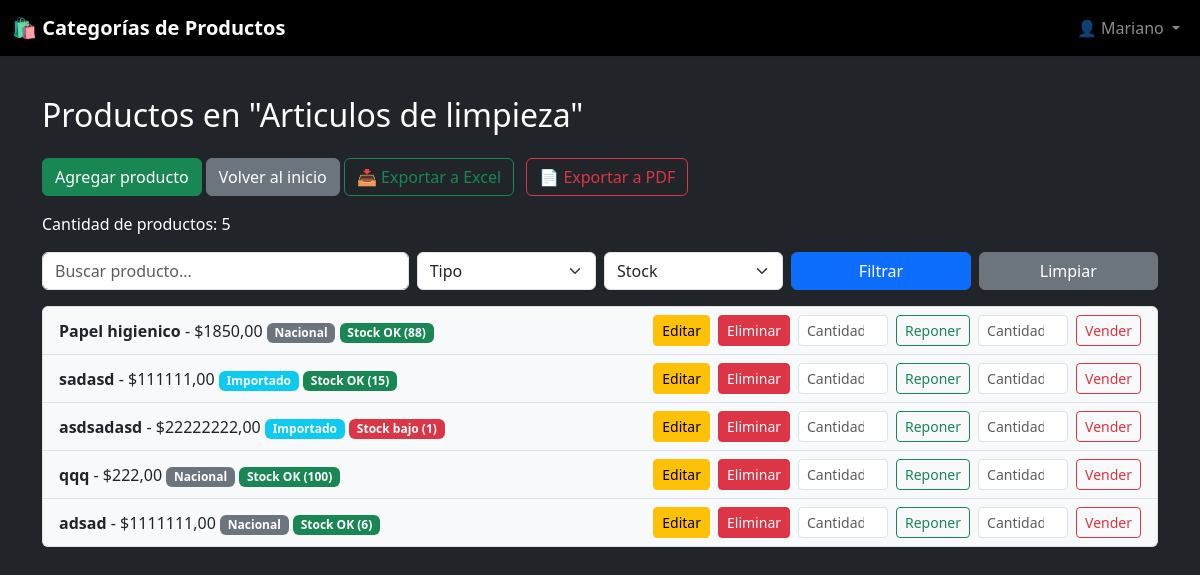
The page /categoria/1/ (signed in) on the database as committed earlier.
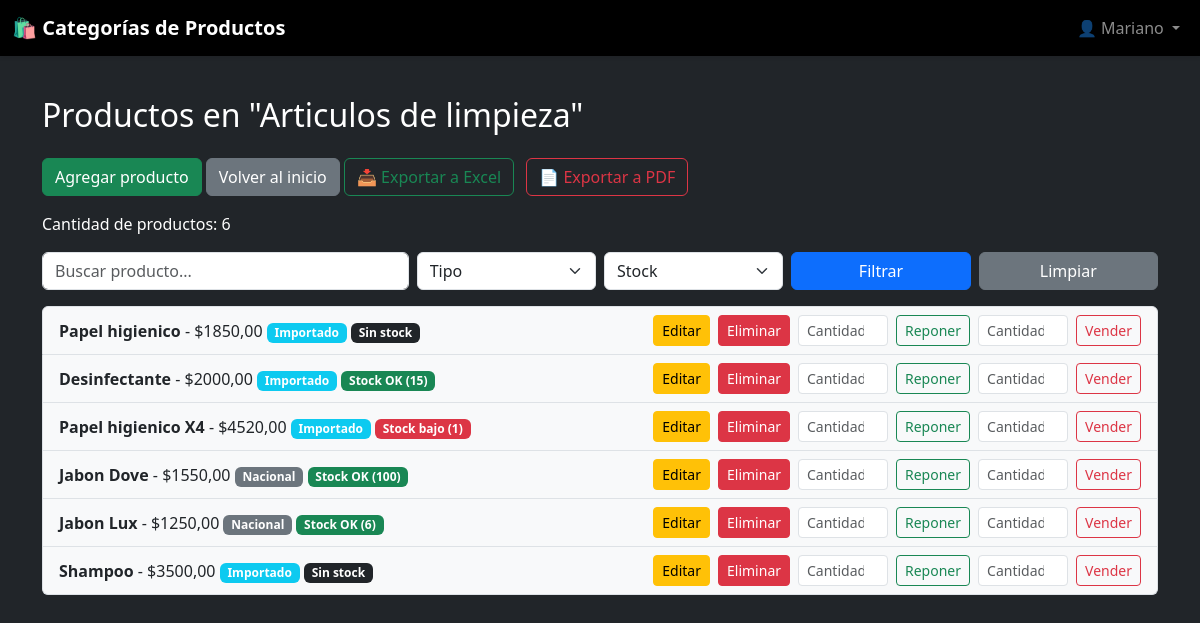
The same page on the database as committed later.
### control_productos/models.py (models this page shows, shortened)
class Categoria(models.Model):
    nombre = models.CharField(max_length=50)
    imagen = models.ImageField(upload_to='categorias/', null=True, blank=True)

class Producto(models.Model):
    nombre = models.CharField(max_length=100)
    precio = models.DecimalField(max_digits=10, decimal_places=2)
    importado = models.BooleanField(default=False)

### control_productos/views.py (the view)
# urls.py: path('categoria/<int:categoria_id>/', views.productos_por_categoria, name='productos_por_categoria'),
@login_required
def productos_por_categoria(request, categoria_id):
    categoria = get_object_or_404(Categoria, id=categoria_id)
    productos = Producto.objects.filter(categoria=categoria)
    q = request.GET.get('q')
    tipo = request.GET.get('tipo')
    stock = request.GET.get('stock')
    if q:
        productos = productos.filter(
            Q(nombre__icontains=q) |
            Q(precio__icontains=q)
        )
    if tipo == 'importado':
        productos = productos.filter(importado=True)
    elif tipo == 'nacional':
        productos = productos.filter(importado=False)
    if stock == 'sin':
        productos = productos.filter(stock=0)
    elif stock == 'bajo':
        productos = productos.filter(stock__lte=5, stock__gt=0)
    return render(request, 'control_productos/productos_por_categoria.html', {
        'categoria': categoria,
        'productos': productos
    })

### control_productos/templates/control_productos/productos_por_categoria.html (shortened to what this page needs)
{% extends 'control_productos/base.html' %}
{% block content %}
<h2 class="mb-4">Productos en "{{ categoria.nombre }}"</h2>
<a href="{% url 'agregar_producto_categoria' categoria.id %}" class="btn btn-success mb-3">Agregar producto</a>
<a href="{% url 'inicio' %}" class="btn btn-secondary mb-3">Volver al inicio</a>
<a href="{% url 'exportar_excel' categoria.id %}?tipo={{ request.GET.tipo }}&stock={{ request.GET.stock }}" class="btn btn-outline-success mb-3">
    📥 Exportar a Excel
</a>
<a href="{% url 'exportar_pdf' categoria.id %}?tipo={{ request.GET.tipo }}&stock={{ request.GET.stock }}" class="btn btn-outline-danger mb-3 ms-2">
    📄 Exportar a PDF
</a>
<p class="text-white">Cantidad de productos: {{ productos|length }}</p>
<form method="get" class="row g-2 mb-3">
    <div class="col-md-4">
        <input type="text" name="q" placeholder="Buscar producto..." class="form-control" value="{{ request.GET.q }}">
    </div>
    <div class="col-md-2">
        <select name="tipo" class="form-select">
            <option value="">Tipo</option>
        </select>
    </div>
    <div class="col-md-2">
        <select name="stock" class="form-select">
            <option value="">Stock</option>
        </select>
    </div>
    <div class="col-md-2">
        <button type="submit" class="btn btn-primary w-100">Filtrar</button>
    </div>
    <div class="col-md-2">
        <a href="{% url 'productos_por_categoria' categoria.id %}" class="btn btn-secondary w-100">Limpiar</a>
    </div>
</form>
{% if productos %}
    <ul class="list-group">
        {% for producto in productos %}
            <li class="list-group-item bg-light text-dark">
                <div class="d-flex justify-content-between align-items-center">
                    <div>
                        <strong>{{ producto.nombre }}</strong> - ${{ producto.precio }}
                        {% if producto.importado %}
                            <span class="badge bg-info">Importado</span>
                        {% else %}
                            <span class="badge bg-secondary">Nacional</span>
                        {% endif %}
                        {% if producto.stock == 0 %}
                            <span class="badge bg-dark">Sin stock</span>
                        {% elif producto.stock <= 5 %}
                            <span class="badge bg-danger">Stock bajo ({{ producto.stock }})</span>
                        {% else %}
                            <span class="badge bg-success">Stock OK ({{ producto.stock }})</span>
                        {% endif %}
                    </div>
                    <div class="d-flex align-items-center">
                        <a href="{% url 'editar_producto' producto.pk %}" class="btn btn-sm btn-warning me-2">Editar</a>
                        <a href="{% url 'eliminar_producto' producto.pk %}" class="btn btn-sm btn-danger me-2">Eliminar</a>
                        <form method="post" action="{% url 'reponer_stock' producto.id %}" class="d-flex align-items-center me-2">
                            <input type="number" name="cantidad" min="1" placeholder="Cantidad"
                                   class="form-control form-control-sm me-2" style="width: 90px;">
                            <button type="submit" class="btn btn-sm btn-outline-success">Reponer</button>
                        </form>
                        <form method="post" action="{% url 'vender_stock' producto.id %}" class="d-flex align-items-center">
                            <input type="number" name="cantidad" min="1" placeholder="Cantidad"
                                   class="form-control form-control-sm me-2" style="width: 90px;">
                            <button type="submit" class="btn btn-sm btn-outline-danger">Vender</button>
                        </form>
                    </div>
                </div>
            </li>
        {% endfor %}
    </ul>
{% else %}
    <div class="alert alert-warning">No hay productos en esta categoría.</div>
{% endif %}
{% endblock %}

### control_productos/templates/control_productos/base.html (shortened to what this page needs)
<!DOCTYPE html>
<html lang="es">
<head>
    <link href="https://cdn.jsdelivr.net/npm/bootstrap@5.3.3/dist/css/bootstrap.min.css" rel="stylesheet">
</head>
<body class="bg-dark text-white">
<nav class="navbar navbar-expand-lg navbar-dark bg-black fixed-top shadow-sm">
    <div class="container-fluid">
        <a class="navbar-brand fw-bold" href="{% url 'inicio' %}">🛍️ Categorías de Productos</a>
        <div class="collapse navbar-collapse justify-content-end" id="navbarContent">
            <ul class="navbar-nav align-items-center">
                {% if user.is_authenticated %}
                    <li class="nav-item dropdown">
                        <a class="nav-link dropdown-toggle" href="#" role="button" data-bs-toggle="dropdown">
                            👤 {{ user.username|title }}
                        </a>
                    </li>
                {% else %}
                    <li class="nav-item">
                        <a class="nav-link" href="{% url 'login' %}">🔐 Iniciar sesión</a>
                    </li>
                {% endif %}
            </ul>
        </div>
    </div>
</nav>
<div class="container mt-5 pt-5">
    {% block content %}{% endblock %}
</div>
</body>
</html>

### control_productos/templates/control_productos/base.html (style rules this page uses)
body { background-color: #121212; color: #ffffff; }
.btn, .form-control { transition: all 0.2s ease-in-out; }
.navbar { transition: background-color 0.3s ease; }

Rows that differ between the two databases and show on the page:
changed Producto "Papel higienico": stock "88" → (not shown); importado "Nacional" → "Importado"; stock "Stock OK ( )" → "Sin stock"
changed Producto: nombre "sadasd" → "Desinfectante"; precio "111111,00" → "2000,00"
changed Producto: nombre "asdsadasd" → "Papel higienico X4"; precio "22222222,00" → "4520,00"
changed Producto: nombre "qqq" → "Jabon Dove"; precio "222,00" → "1550,00"
changed Producto: nombre "adsad" → "Jabon Lux"; precio "1111111,00" → "1250,00"
added Producto: nombre "Shampoo", precio "3500,00", importado "Importado", stock "Sin stock"
Other text that changed with them:
{{ productos|length }}: "5" → "6"
